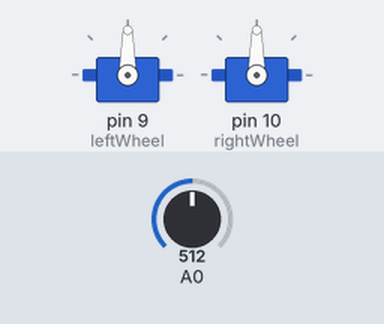
Bench run of a sketch on a simulated Arduino Uno, built with avr-gcc and run on an emulated ATmega328P. Parts: 2 × servo. The test bench sets the inputs (shaded band); at power-on: A0 = 512.

Above: at 14.2 s.
14.3 s: A0 set to 536
15.8 s: A0 set to 568
At 16.8 s:
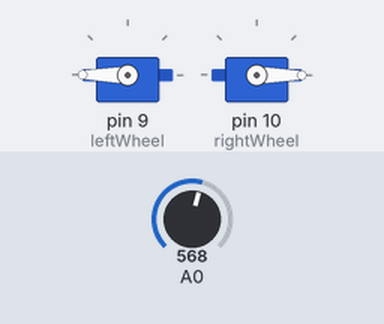
17.3 s: A0 set to 540
At 18.0 s:
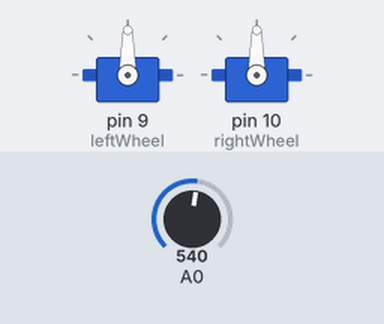
18.8 s: A0 set to 560
At 19.1 s:
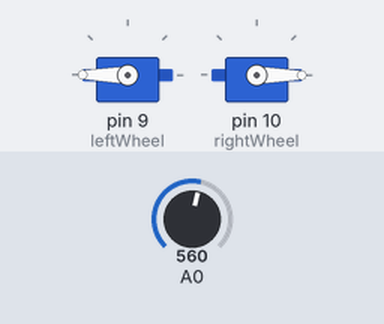
Timing chart, 0 to 21.3 s (numbered marks = the images above; inputs shaded):
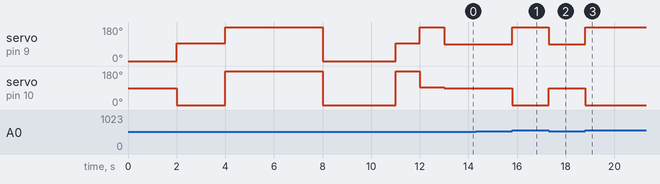

Measured:
- the behaviour switches between 550 and 551 on A0 (found by bisection; images 0 and 1)
- after the input at 14.3 s, every drawn part: stays the same
- after the input at 15.8 s, servo on pin 9 (leftWheel): 90° → 180° at once; servo on pin 10 (rightWheel): 90° → 0° at once
- after the input at 17.3 s, servo on pin 9 (leftWheel): 180° → 90° at once; servo on pin 10 (rightWheel): 0° → 90° at once
- after the input at 18.8 s, servo on pin 9 (leftWheel): 90° → 180° at once; servo on pin 10 (rightWheel): 90° → 0° at once

The sketch:

Servo.ino
```cpp
//servo test

#include <Servo.h>

Servo leftWheel;
Servo rightWheel;

void stopAll(){
 leftWheel.write(95);
 rightWheel.write(95);
}

void setup(){
 leftWheel.attach(9);
rightWheel.attach(10);

leftWheel.write(0);
delay(2000);
stopAll();

rightWheel.write(0);
delay(2000);
stopAll();

leftWheel.write(180);
rightWheel.write(180);
delay(4000);
stopAll();

leftWheel.write(0);
rightWheel.write(0);
delay(3000);
stopAll();

rightWheel.write(180);
delay(1000);
stopAll();

leftWheel.write(180);
delay(1000);
stopAll();

}

void loop(){
  Serial.println(analogRead(0));

  if(analogRead(0) > 550){
  rightWheel.write(0);
  leftWheel.write(180);
}
if(analogRead(0) < 550){
 rightWheel.write(90);
 leftWheel.write(90);
}
}
```
